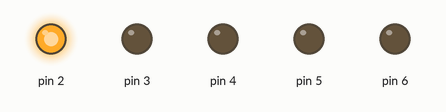
This sketch was run on a simulated Arduino Uno, built with avr-gcc and run on an emulated ATmega328P. Parts: output pins drawn as LEDs (lit = HIGH).

Above: at 0.05 s.
At 0.45 s:
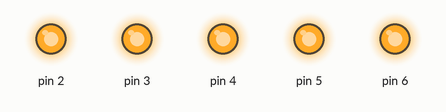
At 0.65 s:
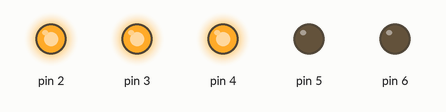
At 1.35 s:
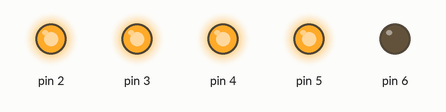
At 1.95 s:
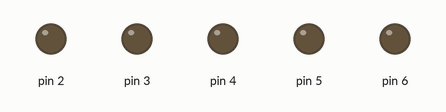
At 2.75 s:
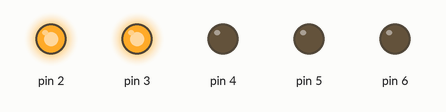
Timing chart, 0 to 3.0 s (numbered marks = the images above):
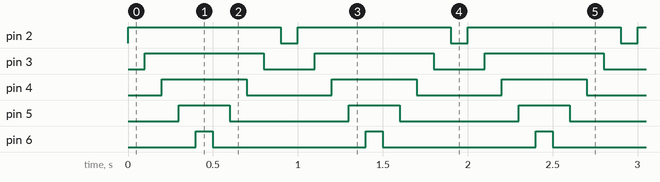

The sketch:

pr_tica_3.ino
```cpp
void setup() {
  for(int i = 2; i <= 6; i++){

    pinMode(i, OUTPUT);

  }

}

void loop() {

 for(int j = 2; j <= 6; j++){

  digitalWrite(j, HIGH);
  delay(100);

 }

for(int y = 6; y >= 2; y--){

  digitalWrite(y, LOW);
  delay(100);

}
}
```

Measured:
- by itself, pin 2: alternates HIGH for 0.90 s and LOW for 0.10 s
- by itself, pin 3: alternates HIGH for 0.70 s and LOW for 0.30 s
- by itself, pin 4: alternates HIGH for 0.50 s and LOW for 0.50 s
- by itself, pin 5: alternates HIGH for 0.30 s and LOW for 0.70 s
- by itself, pin 6: alternates HIGH for 0.10 s and LOW for 0.90 s
